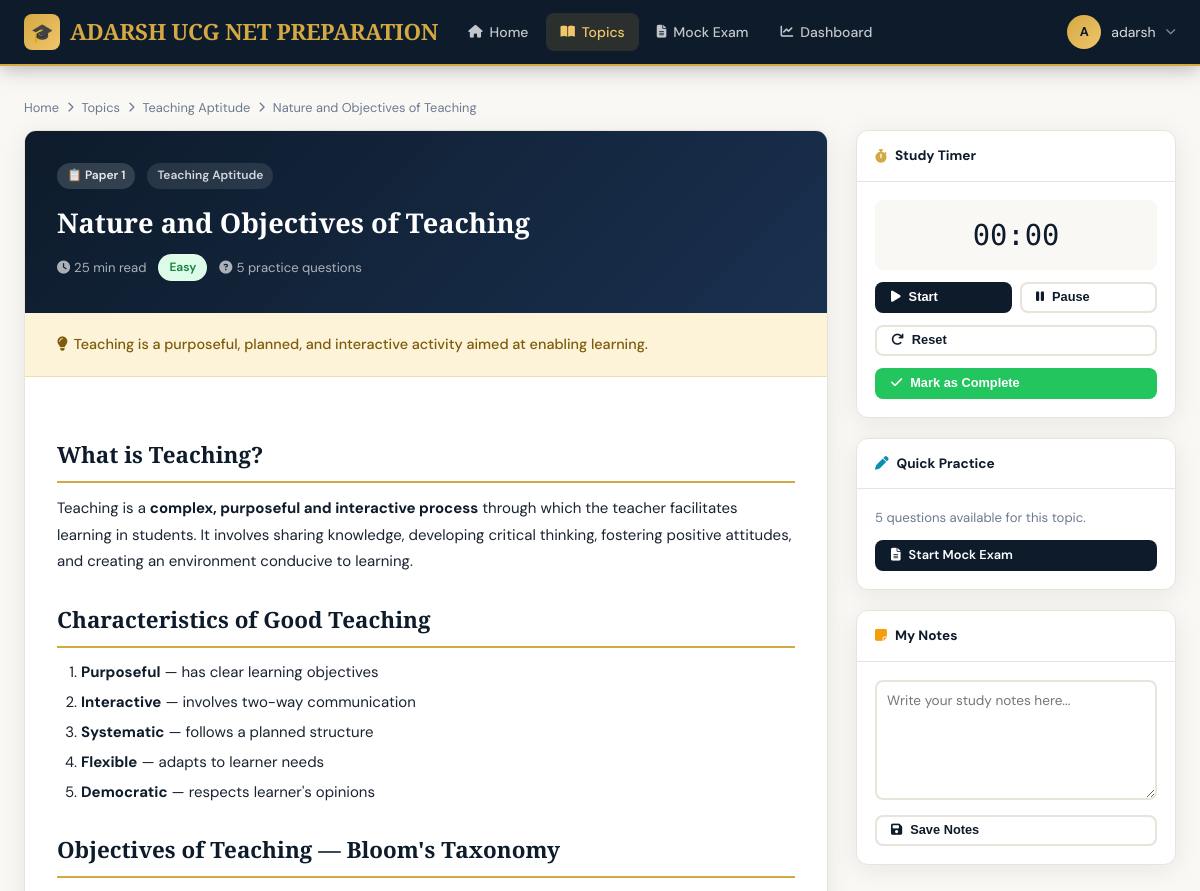
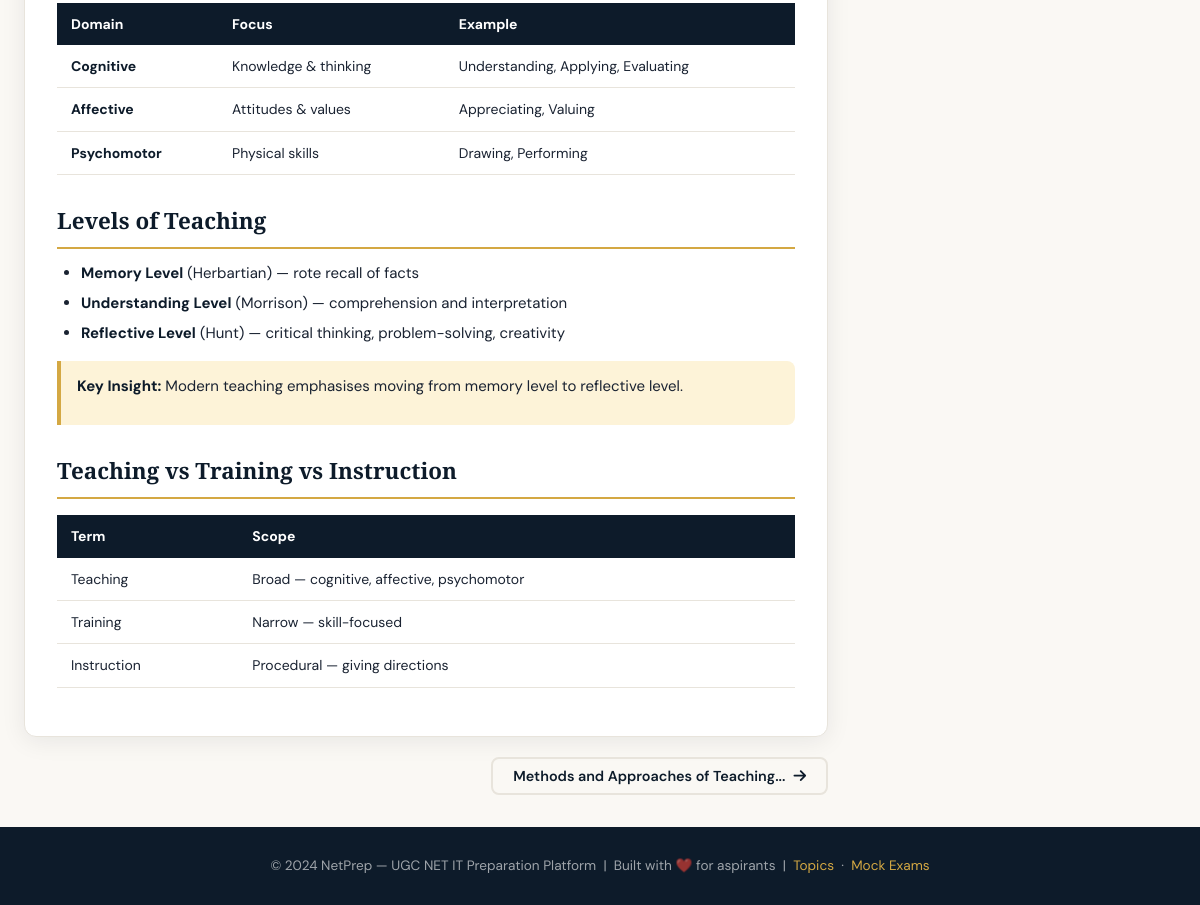
The app's page /topics/nature-and-objectives-of-teaching (signed in) with its own data (2 pictures, top to bottom).
### app/models.py (models this page shows, shortened)
class User(UserMixin, db.Model):
    __tablename__ = 'users'
    id = db.Column(db.Integer, primary_key=True)
    username = db.Column(db.String(64), unique=True, nullable=False, index=True)
    email = db.Column(db.String(120), unique=True, nullable=False, index=True)
    password_hash = db.Column(db.String(256))
    created_at = db.Column(db.DateTime, default=datetime.utcnow)
    last_seen = db.Column(db.DateTime, default=datetime.utcnow)
    study_streak = db.Column(db.Integer, default=0)
    total_study_minutes = db.Column(db.Integer, default=0)
    topic_progress = db.relationship('TopicProgress', backref='user', lazy='dynamic')
    exam_sessions = db.relationship('ExamSession', backref='user', lazy='dynamic')

class Subject(db.Model):
    __tablename__ = 'subjects'
    id = db.Column(db.Integer, primary_key=True)
    name = db.Column(db.String(100), nullable=False)
    paper = db.Column(db.String(10), nullable=False)  # 'paper1' or 'paper2'
    description = db.Column(db.Text)
    icon = db.Column(db.String(50), default='📚')
    color = db.Column(db.String(20), default='#4F46E5')
    order = db.Column(db.Integer, default=0)
    topics = db.relationship('Topic', backref='subject', lazy='dynamic',
                             order_by='Topic.order')

class Topic(db.Model):
    __tablename__ = 'topics'
    id = db.Column(db.Integer, primary_key=True)
    subject_id = db.Column(db.Integer, db.ForeignKey('subjects.id'), nullable=False)
    title = db.Column(db.String(200), nullable=False)
    slug = db.Column(db.String(200), unique=True, nullable=False)
    summary = db.Column(db.Text)
    content = db.Column(db.Text)  # Markdown content
    difficulty = db.Column(db.String(20), default='medium')  # easy, medium, hard
    estimated_minutes = db.Column(db.Integer, default=30)
    order = db.Column(db.Integer, default=0)
    created_at = db.Column(db.DateTime, default=datetime.utcnow)
    updated_at = db.Column(db.DateTime, default=datetime.utcnow, onupdate=datetime.utcnow)
    questions = db.relationship('Question', backref='topic', lazy='dynamic')
    user_progress = db.relationship('TopicProgress', backref='topic', lazy='dynamic')
    def get_question_count(self):
        return self.questions.count()

### app/routes/topics.py (the view)
@topics_bp.route('/<slug>')
def detail(slug):
    topic = Topic.query.filter_by(slug=slug).first_or_404()
    content_html = md_to_html(topic.content)
    progress = None
    if current_user.is_authenticated:
        progress = TopicProgress.query.filter_by(
            user_id=current_user.id, topic_id=topic.id).first()
    siblings = Topic.query.filter_by(subject_id=topic.subject_id).order_by(Topic.order).all()
    idx = next((i for i, t in enumerate(siblings) if t.id == topic.id), 0)
    prev_topic = siblings[idx - 1] if idx > 0 else None
    next_topic = siblings[idx + 1] if idx < len(siblings) - 1 else None
    return render_template('topics/detail.html', topic=topic,
                           content_html=content_html, progress=progress,
                           prev_topic=prev_topic, next_topic=next_topic)

### app/models.py (called while the page is built)
@login_manager.user_loader
def load_user(user_id):
    return User.query.get(int(user_id))

### app/routes/topics.py (called while the page is built)
def md_to_html(text):
    if not text:
        return ''
    return markdown.markdown(text, extensions=['tables', 'fenced_code', 'nl2br'])

### app/templates/topics/detail.html (shortened to what this page needs)
{% extends 'base.html' %}
{% block content %}
<div class="container">
  <div class="breadcrumb">
    <a href="{{ url_for('main.index') }}">Home</a>
    <i class="fas fa-chevron-right"></i>
    <a href="{{ url_for('topics.index') }}">Topics</a>
    <i class="fas fa-chevron-right"></i>
    <a href="{{ url_for('topics.index') }}?paper={{ topic.subject.paper }}">{{ topic.subject.name }}</a>
    <i class="fas fa-chevron-right"></i>
    <span>{{ topic.title }}</span>
  </div>
  <div class="topic-layout">
    <div>
      <div class="content-card">
        <div class="content-header">
          <div class="content-header-meta" style="margin-bottom:12px;">
            <span class="badge {{ 'badge-paper1' if topic.subject.paper == 'paper1' else 'badge-paper2' }}" style="background:rgba(255,255,255,0.15);color:rgba(255,255,255,0.9);">
              {{ '📋 Paper 1' if topic.subject.paper == 'paper1' else '💻 Paper 2' }}
            </span>
            <span class="badge" style="background:rgba(255,255,255,0.1);color:rgba(255,255,255,0.8);">{{ topic.subject.name }}</span>
          </div>
          <h1>{{ topic.title }}</h1>
          <div class="content-header-meta">
            <span style="font-size:0.82rem;color:rgba(255,255,255,0.65);"><i class="fas fa-clock" style="margin-right:4px;"></i>{{ topic.estimated_minutes }} min read</span>
            <span class="badge badge-{{ topic.difficulty }}" style="border:1px solid rgba(255,255,255,0.2);">{{ topic.difficulty|title }}</span>
            <span style="font-size:0.82rem;color:rgba(255,255,255,0.65);"><i class="fas fa-question-circle" style="margin-right:4px;"></i>{{ topic.get_question_count() }} practice questions</span>
          </div>
        </div>
        {% if topic.summary %}
        <div style="padding:20px 32px;background:var(--gold-pale);border-bottom:1px solid rgba(212,168,67,0.3);">
          <p style="color:#7c5c0a;font-size:0.9rem;font-weight:500;line-height:1.6;margin:0;">
            <i class="fas fa-lightbulb" style="margin-right:6px;"></i>{{ topic.summary }}
          </p>
        </div>
        {% endif %}
        <div class="content-body">
          <div class="md-content">{{ content_html|safe }}</div>
        </div>
      </div>
      <div style="display:flex;gap:12px;margin-top:20px;">
        {% if next_topic %}
        <a href="{{ url_for('topics.detail', slug=next_topic.slug) }}" class="btn btn-outline" style="margin-left:auto;">
          {{ next_topic.title[:35] }}... <i class="fas fa-arrow-right"></i>
        </a>
        {% endif %}
      </div>
    </div>
    <div class="topic-sidebar">
      {% if current_user.is_authenticated %}
      <div class="sidebar-card">
        <div class="sidebar-card-header"><i class="fas fa-stopwatch" style="color:var(--gold);"></i> Study Timer</div>
        <div class="sidebar-card-body">
          <div class="timer-display" id="timer">00:00</div>
          <div style="display:grid;grid-template-columns:1fr 1fr;gap:8px;margin-bottom:12px;">
            <button onclick="startTimer()" class="btn btn-primary btn-sm" id="startBtn"><i class="fas fa-play"></i> Start</button>
            <button onclick="stopTimer()" class="btn btn-outline btn-sm" id="stopBtn" disabled><i class="fas fa-pause"></i> Pause</button>
          </div>
          <button onclick="resetTimer()" class="btn btn-outline btn-sm" style="width:100%;margin-bottom:12px;"><i class="fas fa-redo"></i> Reset</button>
          {% if progress and progress.completed %}
            <div class="completed-badge"><i class="fas fa-check-circle"></i> Topic Completed!</div>
            <div style="font-size:0.78rem;color:var(--text-muted);">{{ progress.study_minutes }} minutes studied</div>
          {% else %}
            <form method="POST" action="{{ url_for('topics.mark_complete', slug=topic.slug) }}" id="completeForm">
              <button type="submit" class="btn btn-success btn-sm" style="width:100%;">
                <i class="fas fa-check"></i> Mark as Complete
              </button>
            </form>
          {% endif %}
        </div>
      </div>
      <div class="sidebar-card">
        <div class="sidebar-card-header"><i class="fas fa-pen" style="color:var(--paper2);"></i> Quick Practice</div>
        <div class="sidebar-card-body">
          <p style="font-size:0.82rem;color:var(--text-muted);margin-bottom:12px;">{{ topic.get_question_count() }} questions available for this topic.</p>
          <a href="{{ url_for('exam.index') }}" class="btn btn-primary btn-sm" style="width:100%;">
            <i class="fas fa-file-alt"></i> Start Mock Exam
          </a>
        </div>
      </div>
      <div class="sidebar-card">
        <div class="sidebar-card-header"><i class="fas fa-sticky-note" style="color:var(--warning);"></i> My Notes</div>
        <div class="sidebar-card-body">
          <textarea class="note-area" id="noteArea" placeholder="Write your study notes here...">{{ progress.notes if progress and progress.notes else '' }}</textarea>
          <button onclick="saveNotes()" class="btn btn-outline btn-sm" style="width:100%;margin-top:8px;" id="saveNotesBtn">
            <i class="fas fa-save"></i> Save Notes
          </button>
        </div>
      </div>
      {% endif %}
    </div>
  </div>
</div>
{% endblock %}

### app/templates/base.html (shortened to what this page needs)
<!DOCTYPE html>
<html lang="en">
<head>
  <link rel="stylesheet" href="https://cdnjs.cloudflare.com/ajax/libs/font-awesome/6.5.0/css/all.min.css">
</head>
<body>
  <nav class="navbar">
    <div class="navbar-inner">
      <a href="{{ url_for('main.index') }}" class="navbar-brand">
        <div class="brand-icon">🎓</div>
        <span>ADARSH UCG NET PREPARATION</span>
      </a>
      <div class="nav-links">
        <a href="{{ url_for('main.index') }}" class="nav-link {% if request.endpoint == 'main.index' %}active{% endif %}">
          <i class="fas fa-home"></i> Home
        </a>
        <a href="{{ url_for('topics.index') }}" class="nav-link {% if request.blueprint == 'topics' %}active{% endif %}">
          <i class="fas fa-book-open"></i> Topics
        </a>
        <a href="{{ url_for('exam.index') }}" class="nav-link {% if request.blueprint == 'exam' %}active{% endif %}">
          <i class="fas fa-file-alt"></i> Mock Exam
        </a>
        {% if current_user.is_authenticated %}
        <a href="{{ url_for('dashboard.index') }}" class="nav-link {% if request.blueprint == 'dashboard' %}active{% endif %}">
          <i class="fas fa-chart-line"></i> Dashboard
        </a>
        {% endif %}
      </div>
      <div class="nav-right">
        {% if current_user.is_authenticated %}
          <div class="nav-dropdown">
            <div class="nav-user" style="cursor:pointer;">
              <div class="nav-avatar">{{ current_user.username[0].upper() }}</div>
              <span style="color:rgba(255,255,255,0.85);">{{ current_user.username }}</span>
              <i class="fas fa-chevron-down" style="font-size:0.65rem;color:rgba(255,255,255,0.5);"></i>
            </div>
          </div>
        {% else %}
          <a href="{{ url_for('auth.login') }}" class="nav-link">Login</a>
          <a href="{{ url_for('auth.register') }}" class="btn-nav"><i class="fas fa-rocket"></i> Get Started</a>
        {% endif %}
      </div>
    </div>
  </nav>
  <main>{% block content %}{% endblock %}</main>
  <footer>
    <div>© 2024 NetPrep — UGC NET IT Preparation Platform &nbsp;|&nbsp;
    Built with ❤️ for aspirants &nbsp;|&nbsp;
    <a href="{{ url_for('topics.index') }}">Topics</a> &nbsp;·&nbsp;
    <a href="{{ url_for('exam.index') }}">Mock Exams</a></div>
  </footer>
</body>
</html>

### app/templates/base.html (style rules this page uses)
:root { --navy: #0d1b2a; --navy-mid: #1b2d42; --navy-light: #243447; --gold: #d4a843; --gold-light: #f0c66a; --gold-pale: #fdf3d8; --cream: #faf8f4; --white: #ffffff; --text: #1a2332; --text-muted: #6b7a90; --text-light: #9aa5b4; --border: #e8e4dc; --success: #22c55e; --danger: #ef4444; --warning: #f59e0b; --info: #3b82f6; --paper1: #4f46e5; --paper2: #0891b2; --radius: 12px; --shadow: 0 4px 24px rgba(13,27,42,0.08); --shadow-lg: 0 8px 40px rgba(13,27,42,0.14); --transition: all 0.25s cubic-bezier(0.4,0,0.2,1); }
*, *::before, *::after { box-sizing: border-box; margin: 0; padding: 0; }
html { scroll-behavior: smooth; }
body { font-family: 'DM Sans', sans-serif; background: var(--cream); color: var(--text); min-height: 100vh; display: flex; flex-direction: column; font-size: 15px; line-height: 1.6; }
.navbar { background: var(--navy); border-bottom: 2px solid var(--gold); padding: 0; position: sticky; top: 0; z-index: 100; box-shadow: 0 2px 20px rgba(0,0,0,0.3); }
.navbar-inner { max-width: 1280px; margin: 0 auto; padding: 0 24px; display: flex; align-items: center; gap: 8px; height: 64px; }
.navbar-brand { font-family: 'Playfair Display', serif; font-size: 1.4rem; color: var(--gold); text-decoration: none; display: flex; align-items: center; gap: 10px; font-weight: 700; letter-spacing: -0.3px; margin-right: 8px; }
.navbar-brand .brand-icon { width: 36px; height: 36px; background: linear-gradient(135deg, var(--gold), var(--gold-light)); border-radius: 8px; display: flex; align-items: center; justify-content: center; font-size: 18px; }
.nav-links { display: flex; align-items: center; gap: 4px; flex: 1; }
.nav-link { color: rgba(255,255,255,0.75); text-decoration: none; padding: 8px 14px; border-radius: 8px; font-size: 0.875rem; font-weight: 500; display: flex; align-items: center; gap: 7px; transition: var(--transition); }
.nav-link:hover, .nav-link.active { background: rgba(212,168,67,0.15); color: var(--gold-light); }
.nav-link i { font-size: 0.8rem; }
.nav-right { display: flex; align-items: center; gap: 12px; margin-left: auto; }
.nav-user { display: flex; align-items: center; gap: 10px; color: rgba(255,255,255,0.85); font-size: 0.875rem; }
.nav-avatar { width: 34px; height: 34px; background: linear-gradient(135deg, var(--gold), var(--gold-light)); border-radius: 50%; display: flex; align-items: center; justify-content: center; font-size: 0.8rem; font-weight: 700; color: var(--navy); }
.nav-dropdown { position: relative; }
main { flex: 1; }
.container { max-width: 1280px; margin: 0 auto; padding: 32px 24px; }
.breadcrumb { display: flex; align-items: center; gap: 8px; font-size: 0.8rem; color: var(--text-muted); margin-bottom: 12px; }
.breadcrumb a { color: var(--text-muted); text-decoration: none; }
.breadcrumb i { font-size: 0.65rem; }
.btn { display: inline-flex; align-items: center; gap: 8px; padding: 10px 20px; border-radius: 8px; font-size: 0.9rem; font-weight: 600; border: 2px solid transparent; cursor: pointer; text-decoration: none; transition: var(--transition); line-height: 1; }
.btn-primary { background: var(--navy); color: white; }
.btn-outline { background: transparent; color: var(--navy); border-color: var(--border); }
.btn-success { background: var(--success); color: white; }
.btn-sm { padding: 7px 14px; font-size: 0.8rem; }
.badge { display: inline-flex; align-items: center; gap: 4px; padding: 3px 10px; border-radius: 999px; font-size: 0.75rem; font-weight: 600; }
.badge-paper1 { background: rgba(79,70,229,0.12); color: var(--paper1); }
.badge-easy { background: #dcfce7; color: #15803d; }
footer { background: var(--navy); color: rgba(255,255,255,0.6); padding: 28px 24px; text-align: center; font-size: 0.85rem; margin-top: auto; }
footer a { color: var(--gold); text-decoration: none; }

### records on screen
User: username "A", username "adarsh"
Subject: subject.name "Teaching Aptitude", paper "📋 Paper 1"
Topic: title "Nature and Objectives of Teaching", estimated_minutes "25", difficulty "Easy", summary "Teaching is a purposeful, planned, and interactive activity aimed at enabling learning."
Topic: title "Methods and Approaches of Teaching"

### other values on screen
{{ topic.get_question_count() }} "5"
